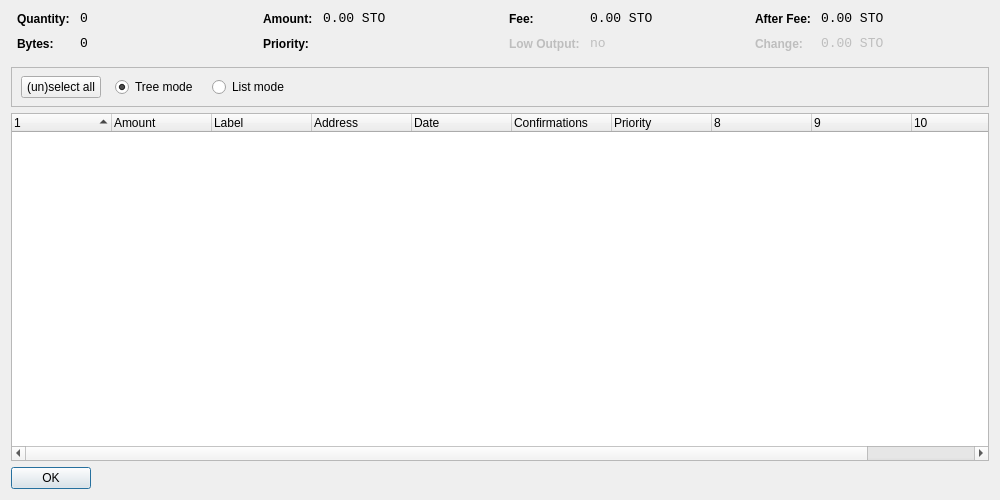
<?xml version="1.0" encoding="UTF-8"?>
<ui version="4.0">
 <class>CoinControlDialog</class>
 <widget class="QDialog" name="CoinControlDialog">
  <property name="geometry">
   <rect>
    <x>0</x>
    <y>0</y>
    <width>1000</width>
    <height>500</height>
   </rect>
  </property>
  <property name="windowTitle">
   <string>Coin Control</string>
  </property>
  <layout class="QVBoxLayout" name="verticalLayout">
   <item>
    <layout class="QHBoxLayout" name="horizontalLayoutTop" stretch="0,0,0,0">
     <property name="topMargin">
      <number>0</number>
     </property>
     <property name="bottomMargin">
      <number>10</number>
     </property>
     <item>
      <layout class="QFormLayout" name="formLayoutCoinControl1">
       <property name="horizontalSpacing">
        <number>10</number>
       </property>
       <property name="verticalSpacing">
        <number>10</number>
       </property>
       <property name="leftMargin">
        <number>6</number>
       </property>
       <property name="rightMargin">
        <number>6</number>
       </property>
       <item row="0" column="0">
        <widget class="QLabel" name="labelCoinControlQuantityText">
         <property name="styleSheet">
          <string notr="true">font-weight:bold;</string>
         </property>
         <property name="text">
          <string>Quantity:</string>
         </property>
        </widget>
       </item>
       <item row="0" column="1">
        <widget class="QLabel" name="labelCoinControlQuantity">
         <property name="font">
          <font>
           <family>Monospace</family>
           <pointsize>10</pointsize>
          </font>
         </property>
         <property name="cursor">
          <cursorShape>IBeamCursor</cursorShape>
         </property>
         <property name="contextMenuPolicy">
          <enum>Qt::ActionsContextMenu</enum>
         </property>
         <property name="text">
          <string notr="true">0</string>
         </property>
         <property name="textInteractionFlags">
          <set>Qt::LinksAccessibleByMouse|Qt::TextSelectableByKeyboard|Qt::TextSelectableByMouse</set>
         </property>
        </widget>
       </item>
       <item row="1" column="0">
        <widget class="QLabel" name="labelCoinControlBytesText">
         <property name="styleSheet">
          <string notr="true">font-weight:bold;</string>
         </property>
         <property name="text">
          <string>Bytes:</string>
         </property>
        </widget>
       </item>
       <item row="1" column="1">
        <widget class="QLabel" name="labelCoinControlBytes">
         <property name="font">
          <font>
           <family>Monospace</family>
           <pointsize>10</pointsize>
          </font>
         </property>
         <property name="cursor">
          <cursorShape>IBeamCursor</cursorShape>
         </property>
         <property name="contextMenuPolicy">
          <enum>Qt::ActionsContextMenu</enum>
         </property>
         <property name="text">
          <string notr="true">0</string>
         </property>
         <property name="textInteractionFlags">
          <set>Qt::LinksAccessibleByMouse|Qt::TextSelectableByKeyboard|Qt::TextSelectableByMouse</set>
         </property>
        </widget>
       </item>
      </layout>
     </item>
     <item>
      <layout class="QFormLayout" name="formLayoutCoinControl2">
       <property name="horizontalSpacing">
        <number>10</number>
       </property>
       <property name="verticalSpacing">
        <number>10</number>
       </property>
       <property name="leftMargin">
        <number>6</number>
       </property>
       <property name="rightMargin">
        <number>6</number>
       </property>
       <item row="0" column="0">
        <widget class="QLabel" name="labelCoinControlAmountText">
         <property name="styleSheet">
          <string notr="true">font-weight:bold;</string>
         </property>
         <property name="text">
          <string>Amount:</string>
         </property>
        </widget>
       </item>
       <item row="0" column="1">
        <widget class="QLabel" name="labelCoinControlAmount">
         <property name="font">
          <font>
           <family>Monospace</family>
           <pointsize>10</pointsize>
          </font>
         </property>
         <property name="cursor">
          <cursorShape>IBeamCursor</cursorShape>
         </property>
         <property name="contextMenuPolicy">
          <enum>Qt::ActionsContextMenu</enum>
         </property>
         <property name="text">
          <string notr="true">0.00 STO</string>
         </property>
         <property name="textInteractionFlags">
          <set>Qt::LinksAccessibleByMouse|Qt::TextSelectableByKeyboard|Qt::TextSelectableByMouse</set>
         </property>
        </widget>
       </item>
       <item row="1" column="0">
        <widget class="QLabel" name="labelCoinControlPriorityText">
         <property name="styleSheet">
          <string notr="true">font-weight:bold;</string>
         </property>
         <property name="text">
          <string>Priority:</string>
         </property>
        </widget>
       </item>
       <item row="1" column="1">
        <widget class="QLabel" name="labelCoinControlPriority">
         <property name="font">
          <font>
           <family>Monospace</family>
           <pointsize>10</pointsize>
          </font>
         </property>
         <property name="cursor">
          <cursorShape>IBeamCursor</cursorShape>
         </property>
         <property name="contextMenuPolicy">
          <enum>Qt::ActionsContextMenu</enum>
         </property>
         <property name="text">
          <string/>
         </property>
         <property name="textInteractionFlags">
          <set>Qt::LinksAccessibleByMouse|Qt::TextSelectableByKeyboard|Qt::TextSelectableByMouse</set>
         </property>
        </widget>
       </item>
      </layout>
     </item>
     <item>
      <layout class="QFormLayout" name="formLayoutCoinControl3">
       <property name="horizontalSpacing">
        <number>10</number>
       </property>
       <property name="verticalSpacing">
        <number>10</number>
       </property>
       <property name="leftMargin">
        <number>6</number>
       </property>
       <property name="rightMargin">
        <number>6</number>
       </property>
       <item row="0" column="0">
        <widget class="QLabel" name="labelCoinControlFeeText">
         <property name="styleSheet">
          <string notr="true">font-weight:bold;</string>
         </property>
         <property name="text">
          <string>Fee:</string>
         </property>
        </widget>
       </item>
       <item row="0" column="1">
        <widget class="QLabel" name="labelCoinControlFee">
         <property name="font">
          <font>
           <family>Monospace</family>
           <pointsize>10</pointsize>
          </font>
         </property>
         <property name="cursor">
          <cursorShape>IBeamCursor</cursorShape>
         </property>
         <property name="contextMenuPolicy">
          <enum>Qt::ActionsContextMenu</enum>
         </property>
         <property name="text">
          <string notr="true">0.00 STO</string>
         </property>
         <property name="textInteractionFlags">
          <set>Qt::LinksAccessibleByMouse|Qt::TextSelectableByKeyboard|Qt::TextSelectableByMouse</set>
         </property>
        </widget>
       </item>
       <item row="1" column="0">
        <widget class="QLabel" name="labelCoinControlLowOutputText">
         <property name="enabled">
          <bool>false</bool>
         </property>
         <property name="styleSheet">
          <string notr="true">font-weight:bold;</string>
         </property>
         <property name="text">
          <string>Low Output:</string>
         </property>
        </widget>
       </item>
       <item row="1" column="1">
        <widget class="QLabel" name="labelCoinControlLowOutput">
         <property name="enabled">
          <bool>false</bool>
         </property>
         <property name="font">
          <font>
           <family>Monospace</family>
           <pointsize>10</pointsize>
          </font>
         </property>
         <property name="cursor">
          <cursorShape>IBeamCursor</cursorShape>
         </property>
         <property name="contextMenuPolicy">
          <enum>Qt::ActionsContextMenu</enum>
         </property>
         <property name="text">
          <string notr="true">no</string>
         </property>
         <property name="textInteractionFlags">
          <set>Qt::LinksAccessibleByMouse|Qt::TextSelectableByKeyboard|Qt::TextSelectableByMouse</set>
         </property>
        </widget>
       </item>
      </layout>
     </item>
     <item>
      <layout class="QFormLayout" name="formLayoutCoinControl4">
       <property name="horizontalSpacing">
        <number>10</number>
       </property>
       <property name="verticalSpacing">
        <number>10</number>
       </property>
       <property name="leftMargin">
        <number>6</number>
       </property>
       <property name="rightMargin">
        <number>6</number>
       </property>
       <item row="0" column="0">
        <widget class="QLabel" name="labelCoinControlAfterFeeText">
         <property name="styleSheet">
          <string notr="true">font-weight:bold;</string>
         </property>
         <property name="text">
          <string>After Fee:</string>
         </property>
        </widget>
       </item>
       <item row="0" column="1">
        <widget class="QLabel" name="labelCoinControlAfterFee">
         <property name="font">
          <font>
           <family>Monospace</family>
           <pointsize>10</pointsize>
          </font>
         </property>
         <property name="cursor">
          <cursorShape>IBeamCursor</cursorShape>
         </property>
         <property name="contextMenuPolicy">
          <enum>Qt::ActionsContextMenu</enum>
         </property>
         <property name="text">
          <string notr="true">0.00 STO</string>
         </property>
         <property name="textInteractionFlags">
          <set>Qt::LinksAccessibleByMouse|Qt::TextSelectableByKeyboard|Qt::TextSelectableByMouse</set>
         </property>
        </widget>
       </item>
       <item row="1" column="0">
        <widget class="QLabel" name="labelCoinControlChangeText">
         <property name="enabled">
          <bool>false</bool>
         </property>
         <property name="styleSheet">
          <string notr="true">font-weight:bold;</string>
         </property>
         <property name="text">
          <string>Change:</string>
         </property>
        </widget>
       </item>
       <item row="1" column="1">
        <widget class="QLabel" name="labelCoinControlChange">
         <property name="enabled">
          <bool>false</bool>
         </property>
         <property name="font">
          <font>
           <family>Monospace</family>
           <pointsize>10</pointsize>
          </font>
         </property>
         <property name="cursor">
          <cursorShape>IBeamCursor</cursorShape>
         </property>
         <property name="contextMenuPolicy">
          <enum>Qt::ActionsContextMenu</enum>
         </property>
         <property name="text">
          <string notr="true">0.00 STO</string>
         </property>
         <property name="textInteractionFlags">
          <set>Qt::LinksAccessibleByMouse|Qt::TextSelectableByKeyboard|Qt::TextSelectableByMouse</set>
         </property>
        </widget>
       </item>
      </layout>
     </item>
    </layout>
   </item>
   <item>
    <widget class="QFrame" name="frame">
     <property name="minimumSize">
      <size>
       <width>0</width>
       <height>40</height>
      </size>
     </property>
     <property name="frameShape">
      <enum>QFrame::StyledPanel</enum>
     </property>
     <property name="frameShadow">
      <enum>QFrame::Sunken</enum>
     </property>
     <widget class="QWidget" name="horizontalLayoutWidget">
      <property name="geometry">
       <rect>
        <x>10</x>
        <y>0</y>
        <width>781</width>
        <height>41</height>
       </rect>
      </property>
      <layout class="QHBoxLayout" name="horizontalLayoutPanel" stretch="0,0,0,0">
       <property name="spacing">
        <number>14</number>
       </property>
       <item>
        <widget class="QPushButton" name="pushButtonSelectAll">
         <property name="sizePolicy">
          <sizepolicy hsizetype="Maximum" vsizetype="Fixed">
           <horstretch>0</horstretch>
           <verstretch>0</verstretch>
          </sizepolicy>
         </property>
         <property name="text">
          <string>(un)select all</string>
         </property>
        </widget>
       </item>
       <item>
        <widget class="QRadioButton" name="radioTreeMode">
         <property name="sizePolicy">
          <sizepolicy hsizetype="Maximum" vsizetype="Fixed">
           <horstretch>0</horstretch>
           <verstretch>0</verstretch>
          </sizepolicy>
         </property>
         <property name="text">
          <string>Tree mode</string>
         </property>
         <property name="checked">
          <bool>true</bool>
         </property>
        </widget>
       </item>
       <item>
        <widget class="QRadioButton" name="radioListMode">
         <property name="sizePolicy">
          <sizepolicy hsizetype="Maximum" vsizetype="Fixed">
           <horstretch>0</horstretch>
           <verstretch>0</verstretch>
          </sizepolicy>
         </property>
         <property name="text">
          <string>List mode</string>
         </property>
        </widget>
       </item>
       <item>
        <spacer name="horizontalSpacer">
         <property name="orientation">
          <enum>Qt::Horizontal</enum>
         </property>
         <property name="sizeHint" stdset="0">
          <size>
           <width>40</width>
           <height>20</height>
          </size>
         </property>
        </spacer>
       </item>
      </layout>
     </widget>
    </widget>
   </item>
   <item>
    <widget class="CoinControlTreeWidget" name="treeWidget">
     <property name="contextMenuPolicy">
      <enum>Qt::CustomContextMenu</enum>
     </property>
     <property name="sortingEnabled">
      <bool>false</bool>
     </property>
     <property name="columnCount">
      <number>11</number>
     </property>
     <attribute name="headerShowSortIndicator" stdset="0">
      <bool>true</bool>
     </attribute>
     <attribute name="headerStretchLastSection">
      <bool>false</bool>
     </attribute>
     <column>
      <property name="text">
       <string/>
      </property>
     </column>
     <column>
      <property name="text">
       <string>Amount</string>
      </property>
     </column>
     <column>
      <property name="text">
       <string>Label</string>
      </property>
     </column>
     <column>
      <property name="text">
       <string>Address</string>
      </property>
     </column>
     <column>
      <property name="text">
       <string>Date</string>
      </property>
     </column>
     <column>
      <property name="text">
       <string>Confirmations</string>
      </property>
      <property name="toolTip">
       <string>Confirmed</string>
      </property>
     </column>
     <column>
      <property name="text">
       <string>Priority</string>
      </property>
     </column>
     <column>
      <property name="text">
       <string/>
      </property>
     </column>
     <column>
      <property name="text">
       <string/>
      </property>
     </column>
     <column>
      <property name="text">
       <string/>
      </property>
     </column>
     <column>
      <property name="text">
       <string/>
      </property>
     </column>
    </widget>
   </item>
   <item>
    <widget class="QDialogButtonBox" name="buttonBox">
     <property name="sizePolicy">
      <sizepolicy hsizetype="Maximum" vsizetype="Fixed">
       <horstretch>0</horstretch>
       <verstretch>0</verstretch>
      </sizepolicy>
     </property>
     <property name="orientation">
      <enum>Qt::Horizontal</enum>
     </property>
     <property name="standardButtons">
      <set>QDialogButtonBox::Ok</set>
     </property>
    </widget>
   </item>
  </layout>
 </widget>
 <customwidgets>
  <customwidget>
   <class>CoinControlTreeWidget</class>
   <extends>QTreeWidget</extends>
   <header>coincontroltreewidget.h</header>
  </customwidget>
 </customwidgets>
 <resources/>
 <connections/>
</ui>
